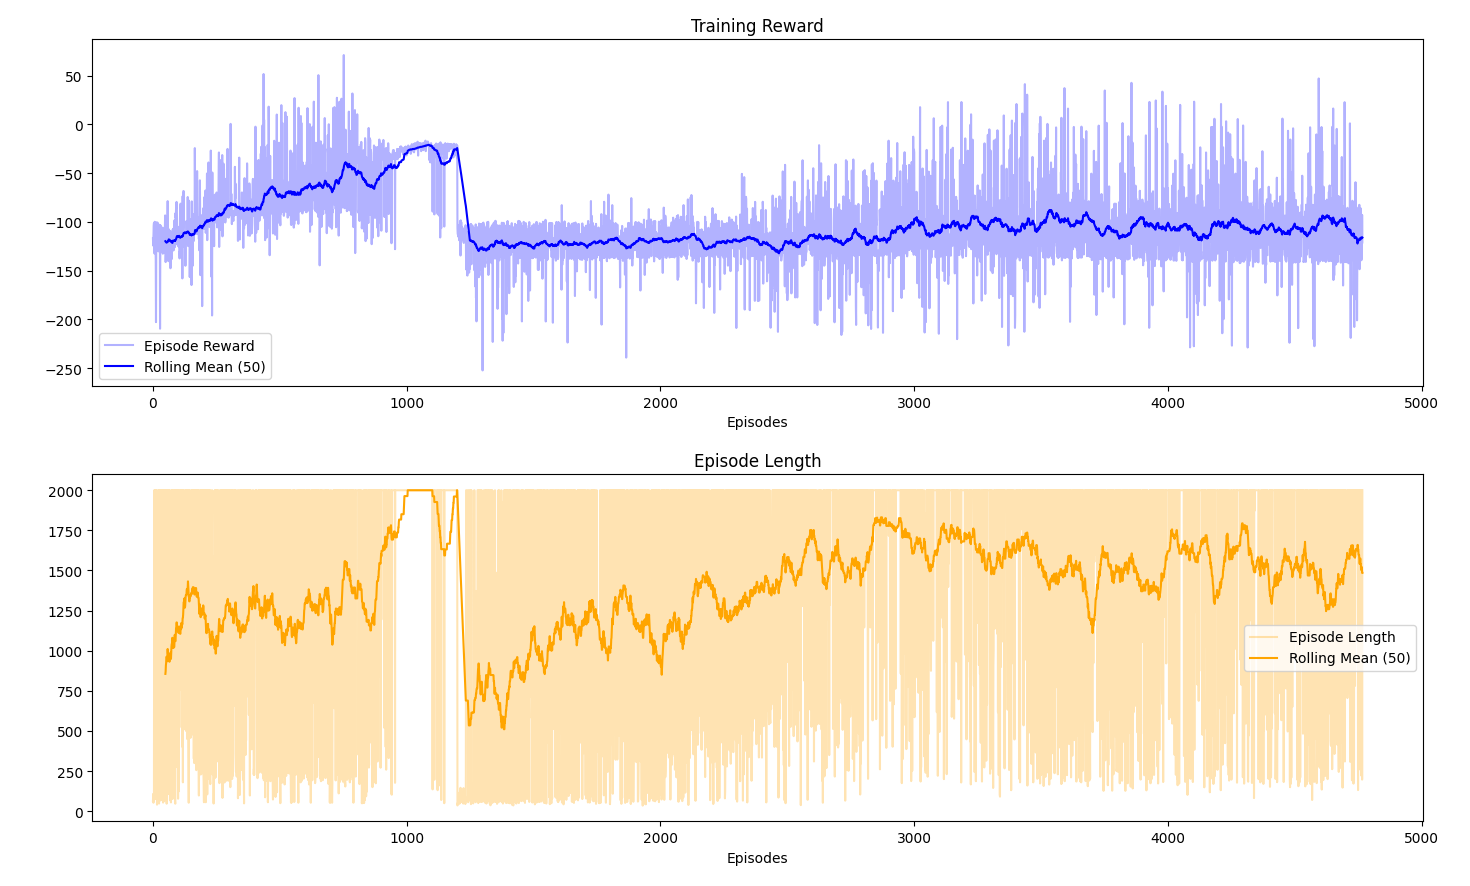

This chart was generated by the following Python code:
import gymnasium as gym
from stable_baselines3 import PPO
from stable_baselines3.common.env_util import make_vec_env
from stable_baselines3.common.vec_env import VecNormalize
from stable_baselines3.common.results_plotter import load_results, ts2xy
import numpy as np
import os
import torch.nn as nn
import matplotlib.pyplot as plt
import pandas as pd

def main():
    print("Starting improved BipedalWalker training...")
    
    # Configuration
    ENV_ID = "BipedalWalkerHardcore-v3"
    LOG_DIR = "tmp_ppo_bipedal_walker/"
    MODEL_PATH = "model_training/bipedal_walker/ppo_model"
    STATS_PATH = "model_training/bipedal_walker/ppo_vec_normalize.pkl"
    N_ENVS = 16  # Parallel environments
    TOTAL_TIMESTEPS = 5_000_000  # 5M steps should be enough to see walking
    
    os.makedirs(LOG_DIR, exist_ok=True)
    
    # 1. Create Vectorized Environment with Normalization
    # We use make_vec_env for parallel execution
    env = make_vec_env(ENV_ID, n_envs=N_ENVS, monitor_dir=LOG_DIR)
    
    # VecNormalize is crucial for BipedalWalker to handle different scales of observation/reward
    env = VecNormalize(env, norm_obs=True, norm_reward=True, clip_obs=10.)
    
    print(f"Created {N_ENVS} parallel environments with VecNormalize.")

    # 2. Instantiate the agent with tuned hyperparameters
    # These settings are closer to what's used in RL Baselines3 Zoo for BipedalWalker
    policy_kwargs = dict(
        net_arch=dict(pi=[256, 256], vf=[256, 256]),
        activation_fn=nn.Tanh
    )
    
    model = PPO(
        "MlpPolicy", 
        env, 
        verbose=1,
        learning_rate=3e-4,
        n_steps=2048,
        batch_size=64,
        n_epochs=10,
        gamma=0.99,
        gae_lambda=0.95,
        ent_coef=0.01, # Slight exploration
        policy_kwargs=policy_kwargs,
        tensorboard_log=LOG_DIR
    )

    # 3. Train the agent
    print(f"Training for {TOTAL_TIMESTEPS} timesteps...")
    try:
        model.learn(total_timesteps=TOTAL_TIMESTEPS)
    except KeyboardInterrupt:
        print("\nTraining interrupted by user. Saving current progress...")
    
    print("Training finished (or interrupted).")

    # 4. Save Model and Normalization Stats
    model.save(MODEL_PATH)
    env.save(STATS_PATH)
    print(f"Model saved to {MODEL_PATH}")
    print(f"Normalization stats saved to {STATS_PATH}")
    
    env.close()

    # --- Plotting Code ---
    print("Plotting training metrics...")
    try:
        # Load results from monitor files
        df = load_results(LOG_DIR)
        
        # Calculate rolling window for smoother plots
        window_size = 50
        df['rolling_reward'] = df['r'].rolling(window=window_size).mean()
        df['rolling_len'] = df['l'].rolling(window=window_size).mean()

        fig, (ax1, ax2) = plt.subplots(2, 1, figsize=(10, 8))

        # Reward Plot
        # We plot against total timesteps. 'l' is length, cumsum gives roughly total steps (for one env).
        # Since we have multiple envs, 't' (walltime) or index is often used.
        # But 'l'.cumsum() is a good approximation for x-axis if we want "timesteps" from a single stream perspective,
        # or we just use the index as "episodes completed" across all envs.
        # Let's use index as "Episodes".
        
        ax1.plot(df['r'], alpha=0.3, color='blue', label='Episode Reward')
        ax1.plot(df['rolling_reward'], color='blue', label=f'Rolling Mean ({window_size})')
        ax1.set_title("Training Reward")
        ax1.set_xlabel("Episodes")
        ax1.legend()
        
        # Length Plot
        ax2.plot(df['l'], alpha=0.3, color='orange', label='Episode Length')
        ax2.plot(df['rolling_len'], color='orange', label=f'Rolling Mean ({window_size})')
        ax2.set_title("Episode Length")
        ax2.set_xlabel("Episodes")
        ax2.legend()
        
        plt.tight_layout()
        plt.show() # This will pop up a window
        print("Plot displayed.")
        
    except Exception as e:
        print(f"Error plotting: {e}")
    # ---------------------

    # 5. Visualizing the trained agent
    # Note: We must load the normalization stats to evaluate/visualize properly
    print("\nVisualizing trained agent...")
    
    # Create a dummy environment for evaluation (single instance, render_mode='human')
    eval_env = make_vec_env(ENV_ID, n_envs=1, env_kwargs=dict(render_mode="human"))
    
    # Load the saved statistics
    eval_env = VecNormalize.load(STATS_PATH, eval_env)
    
    # IMPORTANT: Don't update stats during evaluation
    eval_env.training = False 
    eval_env.norm_reward = False # We want to see the raw reward
    
    # Load the agent
    loaded_model = PPO.load(MODEL_PATH)
    
    obs = eval_env.reset()
    try:
        for _ in range(2000):
            action, _states = loaded_model.predict(obs, deterministic=True)
            obs, reward, done, info = eval_env.step(action)
            # Render is handled by the env creation with render_mode='human'
            
            if done:
                obs = eval_env.reset()
    except KeyboardInterrupt:
        print("Visualization interrupted.")
    finally:
        eval_env.close()
    
    print("Demonstration completed!")

if __name__ == "__main__":
    main()
